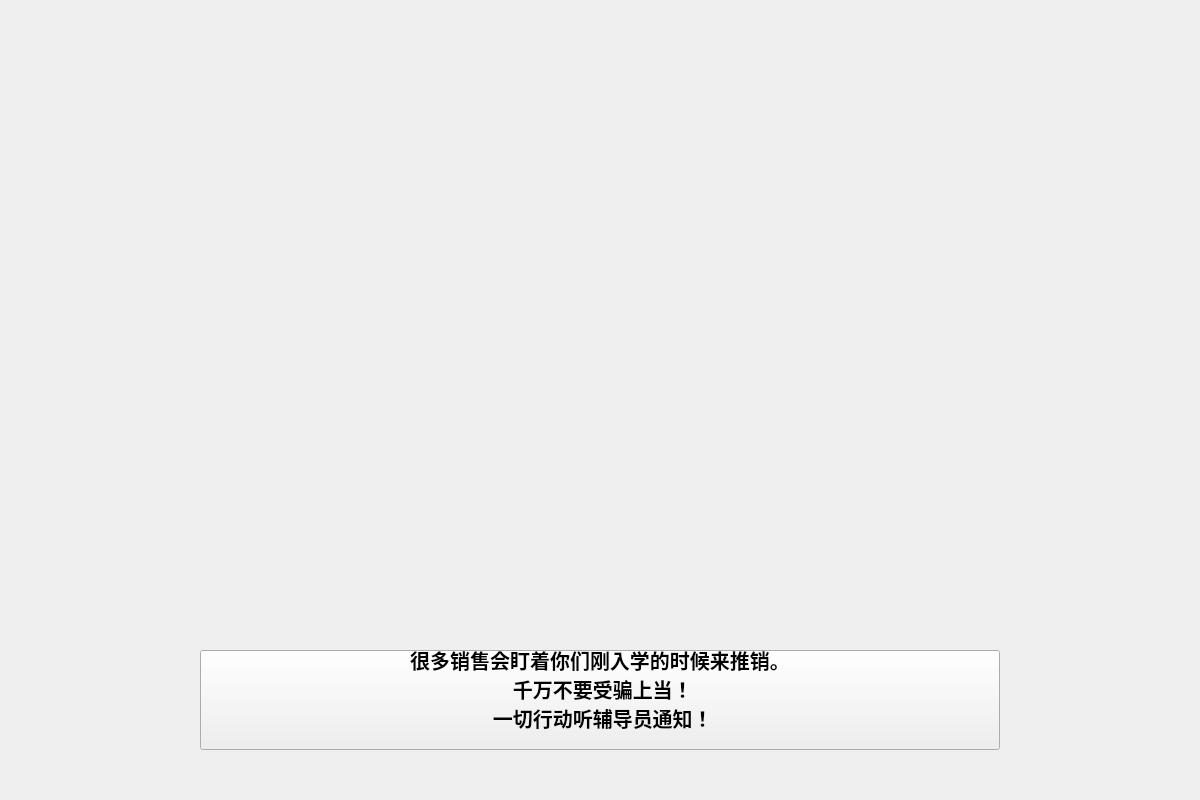
<?xml version="1.0" encoding="UTF-8"?>
<ui version="4.0">
 <class>PPT20</class>
 <widget class="QWidget" name="PPT20">
  <property name="geometry">
   <rect>
    <x>0</x>
    <y>0</y>
    <width>1200</width>
    <height>800</height>
   </rect>
  </property>
  <property name="windowTitle">
   <string>Form</string>
  </property>
  <widget class="QPushButton" name="pushButton">
   <property name="geometry">
    <rect>
     <x>200</x>
     <y>650</y>
     <width>800</width>
     <height>100</height>
    </rect>
   </property>
   <property name="font">
    <font>
     <pointsize>15</pointsize>
     <weight>75</weight>
     <bold>true</bold>
    </font>
   </property>
   <property name="text">
    <string>很多销售会盯着你们刚入学的时候来推销。
 千万不要受骗上当！
 一切行动听辅导员通知！
</string>
   </property>
  </widget>
 </widget>
 <resources/>
 <connections/>
</ui>
